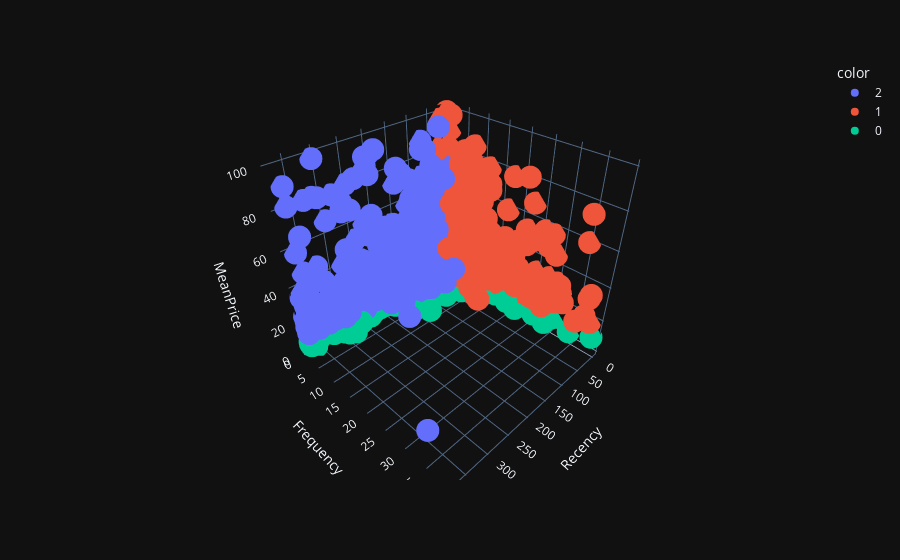

This figure's notebook cell:
### Code cell
px.scatter_3d(df_less_outliers,x ='Recency', y = 'Frequency' ,z = 'MeanPrice', color=hclust_labels.astype(str), template='plotly_dark')

### Figure 1 — Plotly figure (JSON) as saved in the notebook; plotly's stock layout.template omitted (floating-point values rounded to 4 significant figures; data arrays with more than 128 entries replaced by an {"elided": "..."} marker saying what was removed)
{"data": [{"hovertemplate": "color=2<br>Recency=%{x}<br>Frequency=%{y}<br>MeanPrice=%{z}<extra></extra>", "legendgroup": "2", "marker": {"color": "#636efa", "symbol": "circle"}, "mode": "markers", "name": "2", "scene": "scene", "showlegend": true, "type": "scatter3d", "x": {"elided": "2004 int values"}, "y": {"elided": "2004 int values"}, "z": {"elided": "2004 float values"}}, {"hovertemplate": "color=1<br>Recency=%{x}<br>Frequency=%{y}<br>MeanPrice=%{z}<extra></extra>", "legendgroup": "1", "marker": {"color": "#EF553B", "symbol": "circle"}, "mode": "markers", "name": "1", "scene": "scene", "showlegend": true, "type": "scatter3d", "x": {"elided": "1207 int values"}, "y": {"elided": "1207 int values"}, "z": {"elided": "1207 float values"}}, {"hovertemplate": "color=0<br>Recency=%{x}<br>Frequency=%{y}<br>MeanPrice=%{z}<extra></extra>", "legendgroup": "0", "marker": {"color": "#00cc96", "symbol": "circle"}, "mode": "markers", "name": "0", "scene": "scene", "showlegend": true, "type": "scatter3d", "x": {"elided": "958 int values"}, "y": {"elided": "958 int values"}, "z": {"elided": "958 float values"}}], "layout": {"legend": {"title": {"text": "color"}, "tracegroupgap": 0}, "margin": {"t": 60}, "scene": {"domain": {"x": [0, 1], "y": [0, 1]}, "xaxis": {"title": {"text": "Recency"}}, "yaxis": {"title": {"text": "Frequency"}}, "zaxis": {"title": {"text": "MeanPrice"}}}}}
